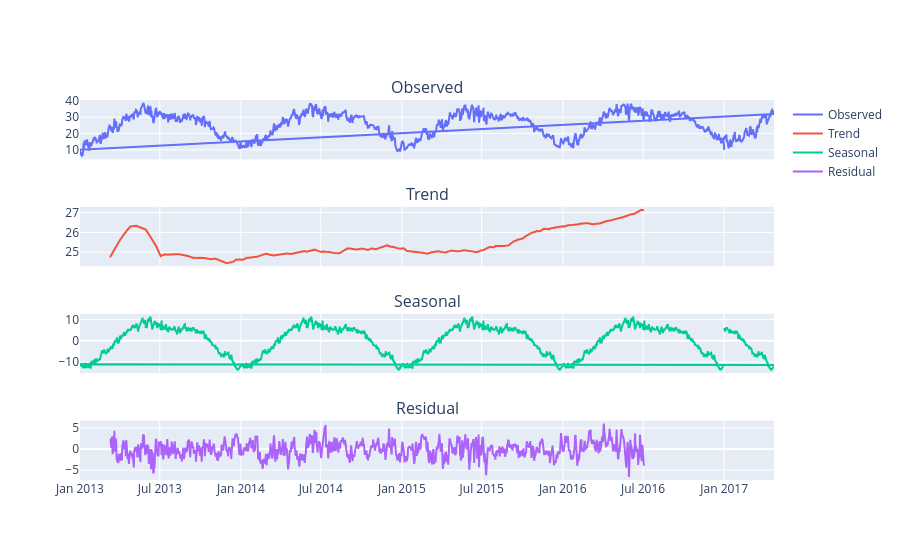

Notebook code cell kept with this figure:
### Code cell
from statsmodels.tsa.seasonal import seasonal_decompose
import plotly.subplots as sp

# Perform seasonal decomposition
result = seasonal_decompose(full_df['meantemp'], model='additive', period=365)

# Plot the decomposed components
fig = sp.make_subplots(rows=4, cols=1, shared_xaxes=True, 
                       subplot_titles=['Observed', 'Trend', 'Seasonal', 'Residual'])

fig.add_trace(go.Scatter(x=full_df.index, y=result.observed, mode='lines', name='Observed'), row=1, col=1)
fig.add_trace(go.Scatter(x=full_df.index, y=result.trend, mode='lines', name='Trend'), row=2, col=1)
fig.add_trace(go.Scatter(x=full_df.index, y=result.seasonal, mode='lines', name='Seasonal'), row=3, col=1)
fig.add_trace(go.Scatter(x=full_df.index, y=result.resid, mode='lines', name='Residual'), row=4, col=1)


fig.show()

### Figure 1 — Plotly figure (JSON) as saved in the notebook; plotly's stock layout.template omitted (floating-point values rounded to 4 significant figures; data arrays with more than 128 entries replaced by an {"elided": "..."} marker saying what was removed)
{"data": [{"mode": "lines", "name": "Observed", "type": "scatter", "x": {"elided": "1576 str values"}, "xaxis": "x", "y": {"elided": "1576 float values"}, "yaxis": "y"}, {"mode": "lines", "name": "Trend", "type": "scatter", "x": {"elided": "1576 str values"}, "xaxis": "x2", "y": {"elided": "1576 float values"}, "yaxis": "y2"}, {"mode": "lines", "name": "Seasonal", "type": "scatter", "x": {"elided": "1576 str values"}, "xaxis": "x3", "y": {"elided": "1576 float values"}, "yaxis": "y3"}, {"mode": "lines", "name": "Residual", "type": "scatter", "x": {"elided": "1576 str values"}, "xaxis": "x4", "y": {"elided": "1576 float values"}, "yaxis": "y4"}], "layout": {"annotations": [{"font": {"size": 16}, "showarrow": false, "text": "Observed", "x": 0.5, "xanchor": "center", "xref": "paper", "y": 1, "yanchor": "bottom", "yref": "paper"}, {"font": {"size": 16}, "showarrow": false, "text": "Trend", "x": 0.5, "xanchor": "center", "xref": "paper", "y": 0.7188, "yanchor": "bottom", "yref": "paper"}, {"font": {"size": 16}, "showarrow": false, "text": "Seasonal", "x": 0.5, "xanchor": "center", "xref": "paper", "y": 0.4375, "yanchor": "bottom", "yref": "paper"}, {"font": {"size": 16}, "showarrow": false, "text": "Residual", "x": 0.5, "xanchor": "center", "xref": "paper", "y": 0.1562, "yanchor": "bottom", "yref": "paper"}], "xaxis": {"anchor": "y", "domain": [0, 1], "matches": "x4", "showticklabels": false}, "xaxis2": {"anchor": "y2", "domain": [0, 1], "matches": "x4", "showticklabels": false}, "xaxis3": {"anchor": "y3", "domain": [0, 1], "matches": "x4", "showticklabels": false}, "xaxis4": {"anchor": "y4", "domain": [0, 1]}, "yaxis": {"anchor": "x", "domain": [0.8438, 1]}, "yaxis2": {"anchor": "x2", "domain": [0.5625, 0.7188]}, "yaxis3": {"anchor": "x3", "domain": [0.2812, 0.4375]}, "yaxis4": {"anchor": "x4", "domain": [0, 0.1562]}}}
